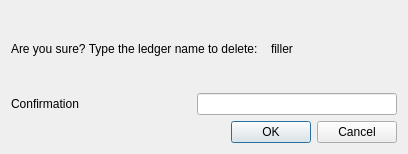
<?xml version="1.0" encoding="UTF-8"?>
<ui version="4.0">
 <class>DeleteLedger</class>
 <widget class="QDialog" name="DeleteLedger">
  <property name="geometry">
   <rect>
    <x>0</x>
    <y>0</y>
    <width>408</width>
    <height>154</height>
   </rect>
  </property>
  <property name="windowTitle">
   <string>Dialog</string>
  </property>
  <layout class="QVBoxLayout" name="verticalLayout">
   <item>
    <layout class="QHBoxLayout" name="horizontalLayout">
     <item>
      <widget class="QLabel" name="tablesLabel">
       <property name="sizePolicy">
        <sizepolicy hsizetype="Maximum" vsizetype="Preferred">
         <horstretch>0</horstretch>
         <verstretch>0</verstretch>
        </sizepolicy>
       </property>
       <property name="text">
        <string>Are you sure? Type the ledger name to delete:  </string>
       </property>
      </widget>
     </item>
     <item>
      <widget class="QLabel" name="ledgerToDelete">
       <property name="text">
        <string>filler</string>
       </property>
      </widget>
     </item>
     <item>
      <spacer name="horizontalSpacer">
       <property name="orientation">
        <enum>Qt::Horizontal</enum>
       </property>
       <property name="sizeHint" stdset="0">
        <size>
         <width>40</width>
         <height>20</height>
        </size>
       </property>
      </spacer>
     </item>
    </layout>
   </item>
   <item>
    <layout class="QHBoxLayout" name="horizontalLayout_2">
     <item>
      <widget class="QLabel" name="confirmLabel">
       <property name="sizePolicy">
        <sizepolicy hsizetype="Maximum" vsizetype="Preferred">
         <horstretch>0</horstretch>
         <verstretch>0</verstretch>
        </sizepolicy>
       </property>
       <property name="text">
        <string>Confirmation</string>
       </property>
      </widget>
     </item>
     <item>
      <spacer name="horizontalSpacer_2">
       <property name="orientation">
        <enum>Qt::Horizontal</enum>
       </property>
       <property name="sizeHint" stdset="0">
        <size>
         <width>40</width>
         <height>20</height>
        </size>
       </property>
      </spacer>
     </item>
     <item>
      <widget class="QLineEdit" name="confirmationLine">
       <property name="minimumSize">
        <size>
         <width>200</width>
         <height>0</height>
        </size>
       </property>
      </widget>
     </item>
    </layout>
   </item>
   <item>
    <widget class="QDialogButtonBox" name="buttonBox">
     <property name="orientation">
      <enum>Qt::Horizontal</enum>
     </property>
     <property name="standardButtons">
      <set>QDialogButtonBox::Cancel|QDialogButtonBox::Ok</set>
     </property>
    </widget>
   </item>
  </layout>
 </widget>
 <resources/>
 <connections>
  <connection>
   <sender>buttonBox</sender>
   <signal>accepted()</signal>
   <receiver>DeleteLedger</receiver>
   <slot>accept()</slot>
   <hints>
    <hint type="sourcelabel">
     <x>248</x>
     <y>254</y>
    </hint>
    <hint type="destinationlabel">
     <x>157</x>
     <y>274</y>
    </hint>
   </hints>
  </connection>
  <connection>
   <sender>buttonBox</sender>
   <signal>rejected()</signal>
   <receiver>DeleteLedger</receiver>
   <slot>reject()</slot>
   <hints>
    <hint type="sourcelabel">
     <x>316</x>
     <y>260</y>
    </hint>
    <hint type="destinationlabel">
     <x>286</x>
     <y>274</y>
    </hint>
   </hints>
  </connection>
 </connections>
</ui>
